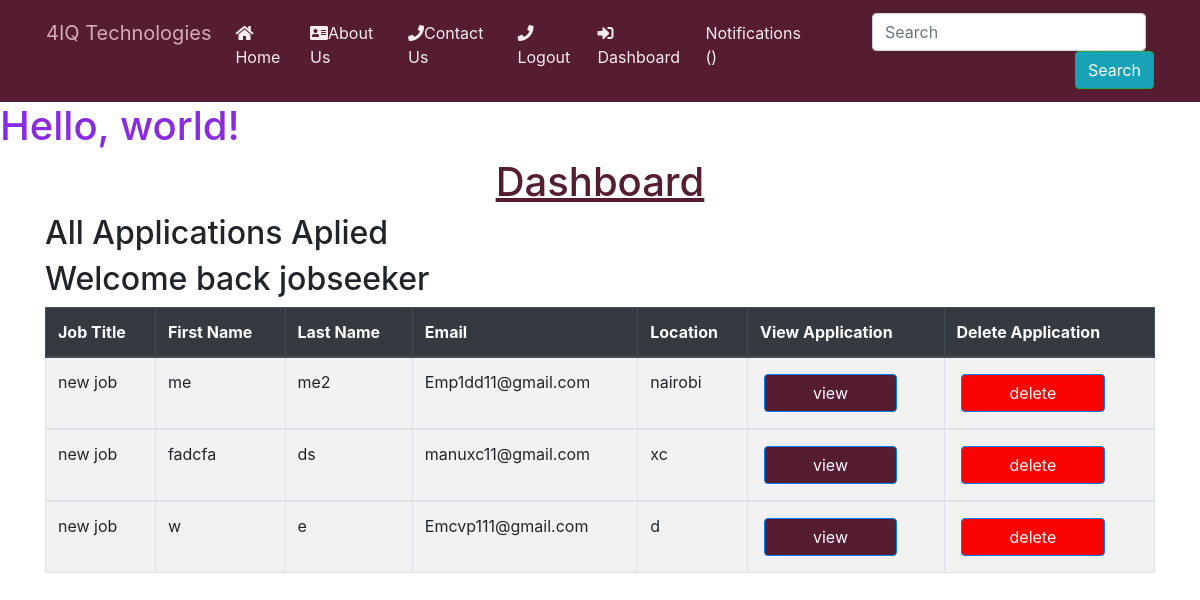
The page /users/dashboard (signed in) on the database as committed earlier.
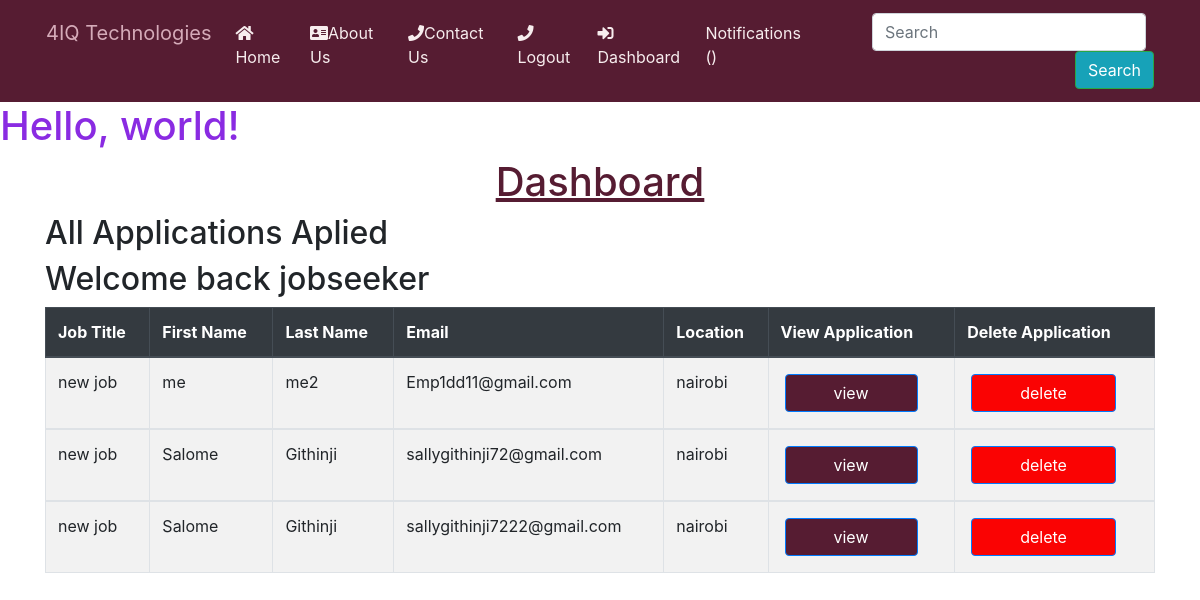
The same page on the database as committed later.
### job/models.py (models this page shows, shortened)
class Application(models.Model):
    job = models.ForeignKey(Job,
                            related_name='applications',
                             on_delete=models.CASCADE)
    first_name = models.CharField(max_length=200, null=True, blank=True)
    last_name = models.CharField(max_length=200, null=True, blank=True)
    date_of_birth = models.CharField(max_length=20, blank=True, null=True)
    gender = models.CharField(max_length=1,
                              choices=GENDER,
                              blank=False,
                              null=True)
    email = models.EmailField(max_length=70, blank=True, unique=True)
    location = models.CharField(
        max_length=104,
        null=True
    )
    mobile = models.IntegerField(null=True, blank=True)
    education   = models.CharField( max_length=255, null=True, blank=True)
    content = models.TextField()
    experience = models.TextField()
    created_at = models.DateTimeField(auto_now_add=True,null=False)
    created_by = models.ForeignKey(User,
                                   related_name="applications",
                                   on_delete=models.CASCADE)

class Job(models.Model):
    SIZE_1_9 = 'size_1-9'
    SIZE_10_49 = 'size_10-49'
    SIZE_50_99 = 'size_50-99'
    SIZE_100 = 'size_100'
    CHOICES_SIZE = (
        (SIZE_1_9 ,'1-9'),
        (SIZE_10_49 ,'10-49'),
        (SIZE_50_99 ,'50-99'),
        (SIZE_100 ,'100+'),
    )
    title = models.CharField(max_length=50)
    created_at = models.DateTimeField(auto_now_add=True)
    skillset_required = models.TextField(max_length=200)
    about_job = models.TextField(blank=True, null=True)
    experience = models.CharField(max_length=50,null=True)
    salary = models.CharField(max_length=50,null=True)
    deadline = models.CharField(max_length=50,null=True)
    company_name = models.CharField(max_length=255, null=True)
    company_address = models.CharField(max_length=255, blank=True, null=True)
    company_zipcode = models.CharField(max_length=255, blank=True, null=True)
    company_place = models.CharField(max_length=255, blank=True, null=True)
    company_country = models.CharField(max_length=255, blank=True, null=True)
    company_size = models.CharField(max_length=20, choices=CHOICES_SIZE, default=SIZE_1_9)
    created_by = models.ForeignKey(User,
                                   related_name="jobs",
                                   on_delete=models.CASCADE)
    class Meta:
        ordering = ['-created_at']

### users/views.py (the view)
# urls.py: path("dashboard", views.dashboard, name="dashboard"),
@login_required
def dashboard(request):
   return render ( request,'dashboard.html' ,{'userprofile': request.user.userprofile})

### notification/context_processor.py (called while the page is built)
def notifications(request):
    if request.user.is_authenticated:
        return {
            "notificactions": request.user.notifications.filter(is_read=False)
        }
    else:
        return {"notifications": []}

### users/templates/dashboard.html (shortened to what this page needs)
{% include 'sidebar.html' %}
{% block content %}
  <div class="container">
    <h1 class="title">
      <center style="text-decoration: underline; color: #561c32">Dashboard</center>
    </h1>
{% if userprofile.is_employer %}
<h2 class="subtitle">Welcome back Employer..</h2>
<div><a href="{% url 'job:add'  %}">
  <input
  type="submit"
  value="Add Job"
  class="m-1 px-5 btn btn-primary"
  style="background-color: #561c32"
  /> </a>
</div>
<p>All jobs posted</p>
<table class="table table table-striped table-bordered">
  <thead class="thead-dark">
    <tr>
      <th scope="col">Job Id</th>
      <th scope="col">Job name</th>
      <th scope="col">Date created</th>
      <th scope="col">View Aplicants</th>
    </tr>
  </thead>
  <tbody>
    {% for job in request.user.jobs.all %}
    <tr>
      <th scope="row">   {{ job.id }} </a></th>
      <td>  {{ job.title }}</td>
      <td>  {{ job.created_at }}</td>
      <td><a href="{% url 'users:view_dashboard_job' job.id%}"><i class="fas fa-bars"></i> Candidates</td>
    </tr>
    {% empty %}
    <p>You have not posted any jobs yet...</p>
    {% endfor %}
  </tbody>
</table>
{% else %}
<h2 class="subtitle">All Applications Aplied</h2>
<h2 class="subtitle">Welcome back jobseeker</h2>
<table class="table table-striped table-bordered" style="width: 100%">
  <thead class="thead-dark">
    <tr>
      <th scope="col">Job Title</th>
      <th scope="col">First Name</th>
      <th scope="col">Last Name</th>
      <th scope="col">Email</th>
      <th scope="col">Location</th>
      <th scope="col">View Application</th>
      <th scope="col">Delete Application</th>
    </tr>
  </thead>
  {% for application in request.user.applications.all %}
  <tbody>
    <tr>
      <td>{{ application.job.title }}</td>
      <td>{{ application.first_name }}</td>
      <td>{{ application.last_name }}</td>
      <td>{{ application.email }}</td>
      <td>{{ application.location }}</td>
      <td>
        <a
        href="{% url 'users:view_application' application.id %}
        "
        >
        <input
        type="submit"
        value="view"
        class="m-1 px-5 btn btn-primary"
          style="background-color: #561c32"
          />
        </a>
      </td>
      <td>
        <a href="{% url 'job:delete_application' application.id %}">
          <input
          type="submit"
          value="delete"
          class="m-1 px-5 btn btn-primary"
          style="background-color: #fa0303"
          />
        </a>
      </td>
    </tr>
  </tbody>
    {% empty %}
  <p>You have not applied for any jobs yet..</p>
  {% endfor %}
</table>
{% endif %}
</div>
{% endblock %}

Rows that differ between the two databases and show on the page:
removed Application: job "new job", first_name "fadcfa", last_name "ds", email "manuxc11@gmail.com", location "xc"
removed Application: job "new job", first_name "w", last_name "e", email "Emcvp111@gmail.com", location "d"
added Application: job "new job", first_name "Salome", last_name "Githinji", email "sallygithinji72@gmail.com", location "nairobi"
added Application: job "new job", first_name "Salome", last_name "Githinji", email "sallygithinji7222@gmail.com", location "nairobi"
